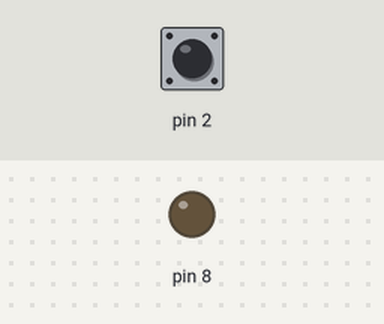
A sketch run on a simulated Arduino Uno, built with avr-gcc and run on an emulated ATmega328P. On the bench: output pins drawn as LEDs (lit = HIGH). The inputs (shaded band) are chosen by the test bench; at power-on: pin 2 HIGH.

Above: at 1.2 s.
1.3 s: pin 2 pulled LOW for 0.15 s
At 2.8 s:
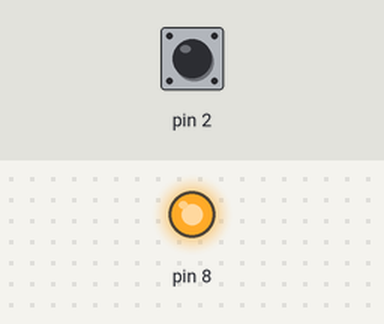
4.4 s: pin 2 pulled LOW for 1 s
At 8.1 s:
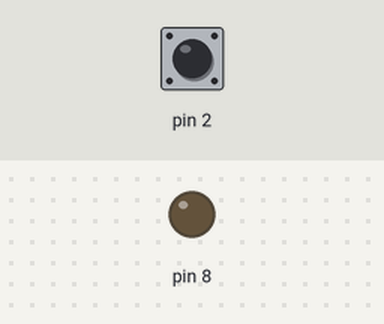
8.4 s: pin 2 pulled LOW for 3.2 s
At 9.4 s:
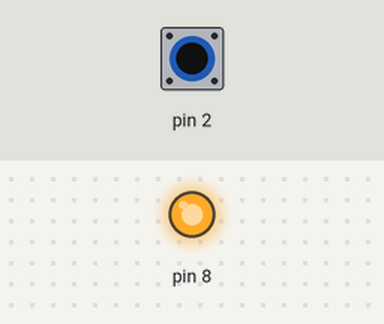
Timing chart, 0 to 12.4 s (numbered marks = the images above; inputs shaded):
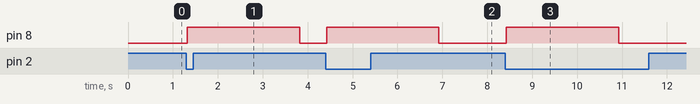

The sketch:

reference.ino
```cpp
bool on=false; unsigned long t0; int stable=HIGH,last=HIGH; unsigned long ch=0;
void setup(){pinMode(2,INPUT_PULLUP);pinMode(8,OUTPUT);}
void loop(){
  int v=digitalRead(2);
  if(v!=last){ch=millis();last=v;}
  if(millis()-ch>=25 && v!=stable){ stable=v; if(stable==LOW && !on){on=true;t0=millis();digitalWrite(8,HIGH);} }
  if(on && millis()-t0>=2500){on=false;digitalWrite(8,LOW);}
}
```

Measured:
- after the input at 1.3 s, pin 8: LOW → HIGH at once, → LOW 2.5 s later
- after the input at 4.4 s, pin 8: LOW → HIGH at once, → LOW 2.5 s later
- after the input at 8.4 s, pin 8: LOW → HIGH at once, → LOW 2.5 s later
